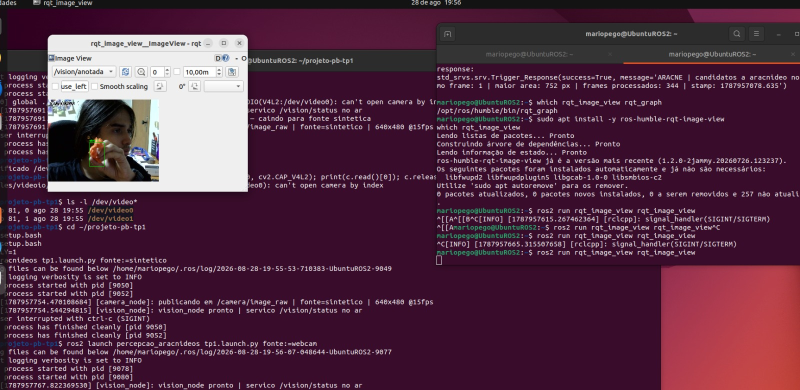
#> input picture img1.jpeg, 1600 x 779 px (shown at 1/2 size); its folder holds only this picture in this run
$ python -i preprocessamento.py   (imports and definitions only)   (older library calls are emulated)
#> lines starting #> are read from the running program, lines starting #| are printed output that depends on the picture
#!/usr/bin/env python3
"""
Pre-processamento e avaliacao de qualidade de imagem.

POR QUE ISSO EXISTE
-------------------
A camera de um robo de inspecao nao opera em estudio. A imagem chega
subexposta em sombra, estourada contra a luz, com dominante de cor da
lampada, borrada por movimento e ruidosa em ganho alto. Um pipeline que
so funciona com imagem boa nao e um pipeline de percepcao — e uma demo.

Dois mecanismos independentes aqui:

1. NORMALIZACAO  — aproxima a imagem ruim da faixa em que o detector
                   foi treinado. CLAHE, balanco de branco e gama.

2. INSTRUMENTACAO — mede a qualidade da imagem e reporta. Um sistema que
                   SABE que nao esta enxergando vale mais que um que
                   devolve silencio. As metricas viram campo de
                   mensagem, nao print de depuracao.

UMA RESSALVA HONESTA
--------------------
Normalizar nao e universalmente bom. Um modelo aprendido ja viu variacao
de iluminacao no treino; pre-processar demais pode empurrar a imagem
para fora da distribuicao que ele conhece. Por isso tudo aqui e
parametrizavel e desligavel, e o relatorio traz a medicao com e sem —
nao a suposicao de que ajuda.
"""

import cv2
import numpy as np


# ══════════════════════════════════════════════════════════════════
#  Metricas de qualidade
# ══════════════════════════════════════════════════════════════════

def nitidez(frame):
    """
    Variancia do Laplaciano — metrica classica de foco.

    O Laplaciano realca bordas. Imagem nitida tem muitas bordas fortes,
    logo variancia alta. Imagem borrada tem bordas suaves, variancia
    baixa. Valores tipicos: < 40 muito borrada, 40-120 aceitavel,
    > 120 nitida. A escala depende da cena, entao o limiar e parametro.
    """
    cinza = cv2.cvtColor(frame, cv2.COLOR_BGR2GRAY)
    return float(cv2.Laplacian(cinza, cv2.CV_64F).var())


def brilho_contraste(frame):
    """Media e desvio padrao da luminancia (canal L do LAB)."""
    lab = cv2.cvtColor(frame, cv2.COLOR_BGR2LAB)
    L = lab[:, :, 0]
    return float(L.mean()), float(L.std())


def pixels_estourados(frame):
    """
    Fracao de pixels grudados em 0 ou 255.

    Pixel estourado perdeu a informacao: nenhum filtro recupera o que
    o sensor saturou. E o unico defeito desta lista que e irreversivel,
    e por isso vale medir separado.
    """
    cinza = cv2.cvtColor(frame, cv2.COLOR_BGR2GRAY)
    total = cinza.size
    return float(((cinza <= 2) | (cinza >= 253)).sum()) / total


def dominante_cor(frame):
    """
    Quanto os canais BGR se afastam entre si.

    Sob a hipotese do mundo cinza (a media de uma cena variada tende ao
    cinza), desvio grande indica dominante de cor — lampada amarela,
    LED azulado, luz de sodio.
    """
    medias = frame.reshape(-1, 3).mean(axis=0)
    return float(medias.std() / (medias.mean() + 1e-6))


def avaliar(frame):
    """Devolve as metricas e um veredito legivel."""
    b, c = brilho_contraste(frame)
    n = nitidez(frame)
    e = pixels_estourados(frame)
    d = dominante_cor(frame)

    problemas = []
    if b < 55:
        problemas.append('subexposta')
    elif b > 200:
        problemas.append('superexposta')
    if c < 28:
        problemas.append('baixo contraste')
    if n < 40:
        problemas.append('desfocada')
    if e > 0.06:
        problemas.append('pixels estourados')
    if d > 0.16:
        problemas.append('dominante de cor')

    # Score 0-1: 1 = imagem limpa. Serve para o operador e para o
    # relatorio, nao para decidir nada sozinho.
    score = 1.0
    score *= np.clip(1.0 - abs(b - 128) / 128.0, 0.2, 1.0)
    score *= np.clip(c / 50.0, 0.2, 1.0)
    score *= np.clip(n / 120.0, 0.2, 1.0)
    score *= np.clip(1.0 - e * 4, 0.2, 1.0)

    return {
        'brilho': b,
        'contraste': c,
        'nitidez': n,
        'estourados': e,
        'dominante': d,
        'score': float(np.clip(score, 0.0, 1.0)),
        'problemas': problemas,
    }


# ══════════════════════════════════════════════════════════════════
#  Normalizacao
# ══════════════════════════════════════════════════════════════════

# [19 lines left out: function clahe, not called in this run]


def balanco_branco(frame, forca=1.0):
    """
    Balanco de branco pelo mundo cinza.

    Escala cada canal para que as tres medias se igualem. Corrige
    dominante de lampada. 'forca' interpola entre original (0) e
    correcao total (1) — correcao agressiva em cena legitimamente
    monocromatica (mato, parede) introduz cor que nao existe.
    """
    f = frame.astype(np.float32)
    medias = f.reshape(-1, 3).mean(axis=0)
    alvo = medias.mean()
    ganhos = np.clip(alvo / (medias + 1e-6), 0.5, 2.0)
    ganhos = 1.0 + (ganhos - 1.0) * float(forca)
    return np.clip(f * ganhos, 0, 255).astype(np.uint8)


def gama_adaptativa(frame, alvo=118.0, limite=(0.4, 2.5)):
    """
    Gama calculada a partir do brilho medido, nao fixa.

    gama = log(alvo/255) / log(medido/255)

    Imagem escura recebe gama < 1 e clareia; clara recebe gama > 1 e
    escurece. Tabela de consulta de 256 entradas: custo desprezivel.
    """
    cinza = cv2.cvtColor(frame, cv2.COLOR_BGR2GRAY)
    medio = float(cinza.mean())
    if medio < 3 or medio > 252:
        return frame          # estourada dos dois lados: gama nao ajuda
    g = np.log(alvo / 255.0) / np.log(medio / 255.0)
    g = float(np.clip(g, limite[0], limite[1]))
    if abs(g - 1.0) < 0.05:
        return frame
    inv = 1.0 / g
    lut = np.array([((i / 255.0) ** inv) * 255 for i in range(256)],
                   dtype=np.uint8)
    return cv2.LUT(frame, lut)


# [11 lines left out: function reduzir_ruido, not called in this run]


# ══════════════════════════════════════════════════════════════════
#  Pipeline
# ══════════════════════════════════════════════════════════════════

class PreProcessador:
    """
    Normalizacao condicional: cada etapa so roda se a metrica
    correspondente indicar que ela e necessaria.

    Aplicar tudo sempre e pior do que nao aplicar nada. CLAHE em imagem
    ja bem exposta amplifica ruido; balanco de branco em cena
    legitimamente monocromatica inventa cor. A decisao vem da medicao.
    """

    def __init__(self, ativo=True, modo='auto',
                 clahe_clip=2.5, clahe_grade=8,
                 wb_forca=0.8, ruido_forca=5,
                 limiar_escuro=75.0, limiar_claro=185.0,
                 limiar_contraste=32.0, limiar_dominante=0.12,
                 limiar_ruido_nitidez=25.0):
        self.ativo = bool(ativo)
        self.modo = modo                       # 'auto' | 'sempre' | 'off'
        self.clahe_clip = clahe_clip
        self.clahe_grade = clahe_grade
        self.wb_forca = wb_forca
        self.ruido_forca = ruido_forca
        self.lim_escuro = limiar_escuro
        self.lim_claro = limiar_claro
        self.lim_contraste = limiar_contraste
        self.lim_dominante = limiar_dominante
        self.lim_ruido = limiar_ruido_nitidez

    def processar(self, frame):
        """Retorna (frame_tratado, metricas, lista_de_etapas_aplicadas)."""
        m = avaliar(frame)

        if not self.ativo or self.modo == 'off':
            return frame, m, []

        img = frame
        etapas = []
        sempre = (self.modo == 'sempre')

        # 1. Gama primeiro: corrige o nivel global antes de mexer no local.
        if sempre or m['brilho'] < self.lim_escuro or m['brilho'] > self.lim_claro:
            img = gama_adaptativa(img)
            etapas.append('gama')

        # 2. CLAHE: recupera detalhe local em sombra e alta luz.
        if sempre or m['contraste'] < self.lim_contraste or 'subexposta' in m['problemas']:
            img = clahe(img, self.clahe_clip, self.clahe_grade)
            etapas.append('clahe')

        # 3. Balanco de branco: so quando ha dominante medida.
        if sempre or m['dominante'] > self.lim_dominante:
            img = balanco_branco(img, self.wb_forca)
            etapas.append('wb')

        # 4. Ruido por ultimo: os passos acima amplificam o que havia.
        #    Roda so quando a nitidez baixa sugere granulacao, porque o
        #    bilateral e a etapa mais cara do conjunto.
        if m['nitidez'] < self.lim_ruido and m['contraste'] > 20:
            img = reduzir_ruido(img, self.ruido_forca)
            etapas.append('ruido')

        return img, m, etapas


# ══════════════════════════════════════════════════════════════════
#  Degradacoes — para o experimento controlado do relatorio
# ══════════════════════════════════════════════════════════════════

# [42 lines left out: function degradar, not called in this run]


DEGRADACOES = ['escuro', 'claro', 'baixo_contraste', 'ruido',
               'blur', 'dominante_amarela', 'jpeg']

>>> import cv2
>>> picture = cv2.imread('../../../../img1.jpeg')
#> picture is the input picture: shape (779, 1600, 3); mean B, G, R 67.2, 45, 83.6
>>> result = PreProcessador().processar(picture)
#> in brilho_contraste, `lab = cv2.cvtColor(frame, cv2.COLOR_BGR2LAB)`: lab: shape (779, 1600, 3); mean of channels 0, 1, 2 60.6, 148.6, 122.9
#> in brilho_contraste, `L = lab[:, :, 0]`:
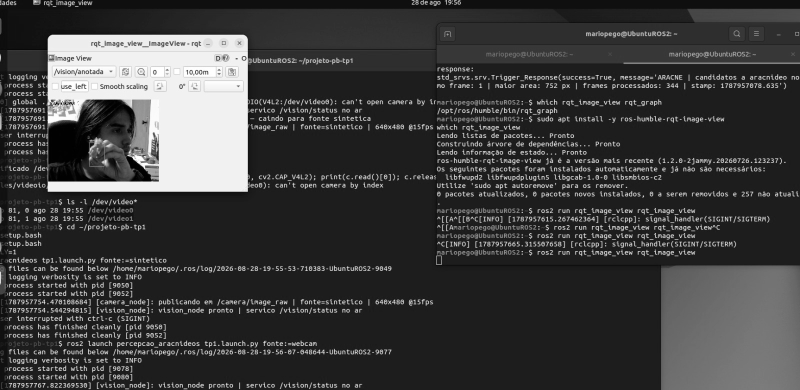
#> L: shape (779, 1600) (shown at 1/2 size); min 0, max 255, mean 60.6
#> in avaliar, `b, c = brilho_contraste(frame)`: b = 60.63; c = 63.13
#> in avaliar, `n = nitidez(frame)`: n = 3206.5
#> in avaliar, `e = pixels_estourados(frame)`: e = 0.00673
#> in dominante_cor, `medias = frame.reshape(-1, 3).mean(axis=0)`: medias = [67.25, 45.02, 83.57]
#> in avaliar, `d = dominante_cor(frame)`: d = 0.242
#> in avaliar, `score *= np.clip(1.0 - abs(b - 128) / 128.0, 0.2, 1.0)`: score = 0.474
#> in avaliar, `score *= np.clip(1.0 - e * 4, 0.2, 1.0)`: score = 0.461
#> in processar, `m = avaliar(frame)`: m = {'brilho': 60.63, 'contraste': 63.13, 'nitidez': 3206.5, 'estourados': 0.00673, 'dominante': 0.242, 'score': 0.461, 'problemas': ['dominante de cor']}
#> in gama_adaptativa, `medio = float(cinza.mean())`: medio = 59.08
#> in gama_adaptativa, `g = np.log(alvo / 255.0) / np.log(medio / 255.0)`: g = 0.527
#> in gama_adaptativa, `inv = 1.0 / g`: inv = 1.9
#> in gama_adaptativa, `lut = np.array([((i / 255.0) ** inv) * 255 for i in range(256)], dtype..`: lut = 256 values from 0 to 255
#> in gama_adaptativa, `return cv2.LUT(frame, lut)`:
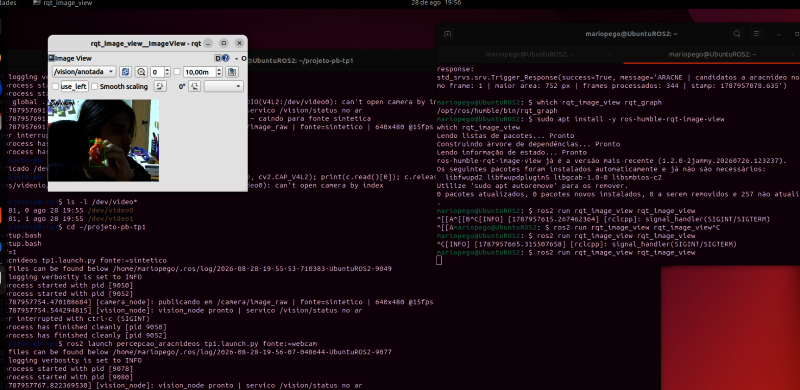
#> returned value: shape (779, 1600, 3) (shown at 1/2 size); mean of channels 0, 1, 2 32, 24.9, 43.1; drawn as B, G, R
#> in balanco_branco, `medias = f.reshape(-1, 3).mean(axis=0)`: medias = [32.02, 24.83, 43.56]
#> in balanco_branco, `alvo = medias.mean()`: alvo = 33.47
#> in balanco_branco, `ganhos = np.clip(alvo / (medias + 1e-6), 0.5, 2.0)`: ganhos = [1.05, 1.35, 0.768]
#> in balanco_branco, `ganhos = 1.0 + (ganhos - 1.0) * float(forca)`: ganhos = [1.04, 1.28, 0.815]
#> in balanco_branco, `return np.clip(f * ganhos, 0, 255).astype(np.uint8)`:
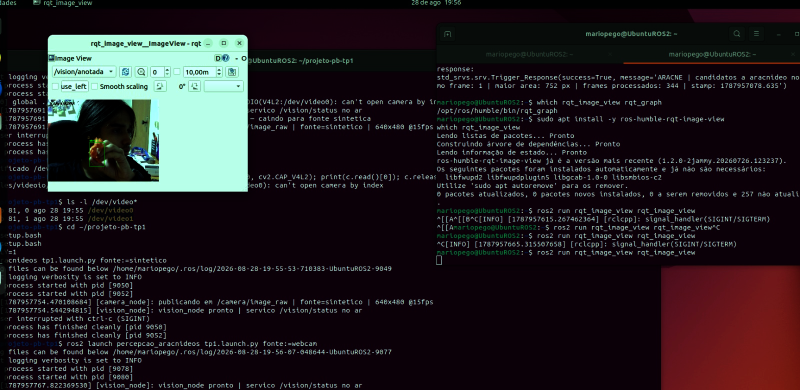
#> returned value: shape (779, 1600, 3) (shown at 1/2 size); mean of channels 0, 1, 2 32.8, 29.4, 34.7; drawn as B, G, R
